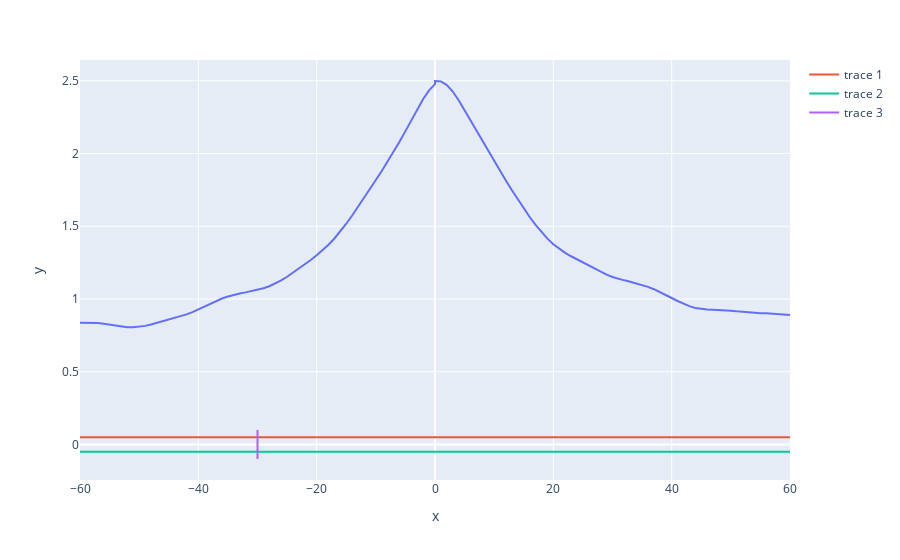

Write notebook code for a chart like this one.
### Code cell
plot_continuous_hour_ccf_test('lvs-pussay_Speed(m/s)')
